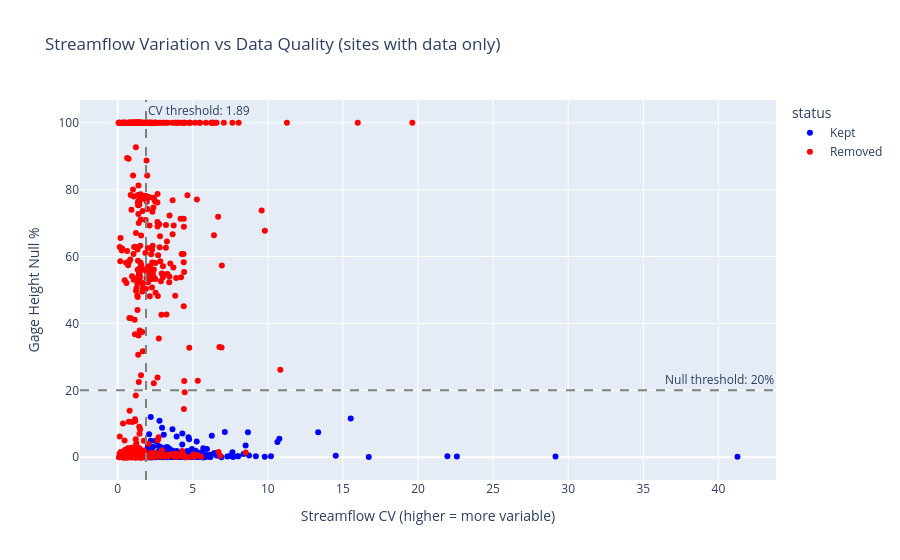

Notebook source saved alongside this figure:
### Code cell
# Scatter: CV vs Null Rate (shows filtering logic)
# Only show sites that have streamflow data (non-null CV)
scatter_data = all_sites_pd.copy()

fig = px.scatter(
    scatter_data,
    x="streamflow_cv", y="gage_height_null_pct",
    color="status",
    color_discrete_map={"Kept": "blue", "Removed": "red"},
    hover_name="station_name",
    hover_data=["site_id"],
    title="Streamflow Variation vs Data Quality (sites with data only)",
    labels={"streamflow_cv": "Streamflow CV (higher = more variable)",
            "gage_height_null_pct": "Gage Height Null %"},
)
fig.add_vline(x=CV_THRESHOLD, line_dash="dash", line_color="gray",
              annotation_text=f"CV threshold: {CV_THRESHOLD:.2f}")
fig.add_hline(y=NULL_THRESHOLD, line_dash="dash", line_color="gray",
              annotation_text=f"Null threshold: {NULL_THRESHOLD}%")
fig.show()

### Figure 1 — Plotly figure (JSON) as saved in the notebook; plotly's stock layout.template omitted (floating-point values rounded to 4 significant figures; data arrays with more than 128 entries replaced by an {"elided": "..."} marker saying what was removed)
{"data": [{"customdata": {"elided": "266x1 str values"}, "hovertemplate": "<b>%{hovertext}</b><br><br>status=Kept<br>Streamflow CV (higher = more variable)=%{x}<br>Gage Height Null %=%{y}<br>site_id=%{customdata[0]}<extra></extra>", "hovertext": {"elided": "266 str values"}, "legendgroup": "Kept", "marker": {"color": "blue", "symbol": "circle"}, "mode": "markers", "name": "Kept", "orientation": "v", "showlegend": true, "type": "scatter", "x": {"elided": "266 float values"}, "xaxis": "x", "y": {"elided": "266 float values"}, "yaxis": "y"}, {"customdata": {"elided": "671x1 str values"}, "hovertemplate": "<b>%{hovertext}</b><br><br>status=Removed<br>Streamflow CV (higher = more variable)=%{x}<br>Gage Height Null %=%{y}<br>site_id=%{customdata[0]}<extra></extra>", "hovertext": {"elided": "671 str values"}, "legendgroup": "Removed", "marker": {"color": "red", "symbol": "circle"}, "mode": "markers", "name": "Removed", "orientation": "v", "showlegend": true, "type": "scatter", "x": {"elided": "671 float values"}, "xaxis": "x", "y": {"elided": "671 float values"}, "yaxis": "y"}], "layout": {"annotations": [{"showarrow": false, "text": "CV threshold: 1.89", "x": 1.89, "xanchor": "left", "xref": "x", "y": 1, "yanchor": "top", "yref": "y domain"}, {"showarrow": false, "text": "Null threshold: 20%", "x": 1, "xanchor": "right", "xref": "x domain", "y": 20, "yanchor": "bottom", "yref": "y"}], "legend": {"title": {"text": "status"}, "tracegroupgap": 0}, "shapes": [{"line": {"color": "gray", "dash": "dash"}, "type": "line", "x0": 1.89, "x1": 1.89, "xref": "x", "y0": 0, "y1": 1, "yref": "y domain"}, {"line": {"color": "gray", "dash": "dash"}, "type": "line", "x0": 0, "x1": 1, "xref": "x domain", "y0": 20, "y1": 20, "yref": "y"}], "title": {"text": "Streamflow Variation vs Data Quality (sites with data only)"}, "xaxis": {"anchor": "y", "domain": [0, 1], "title": {"text": "Streamflow CV (higher = more variable)"}}, "yaxis": {"anchor": "x", "domain": [0, 1], "title": {"text": "Gage Height Null %"}}}}
